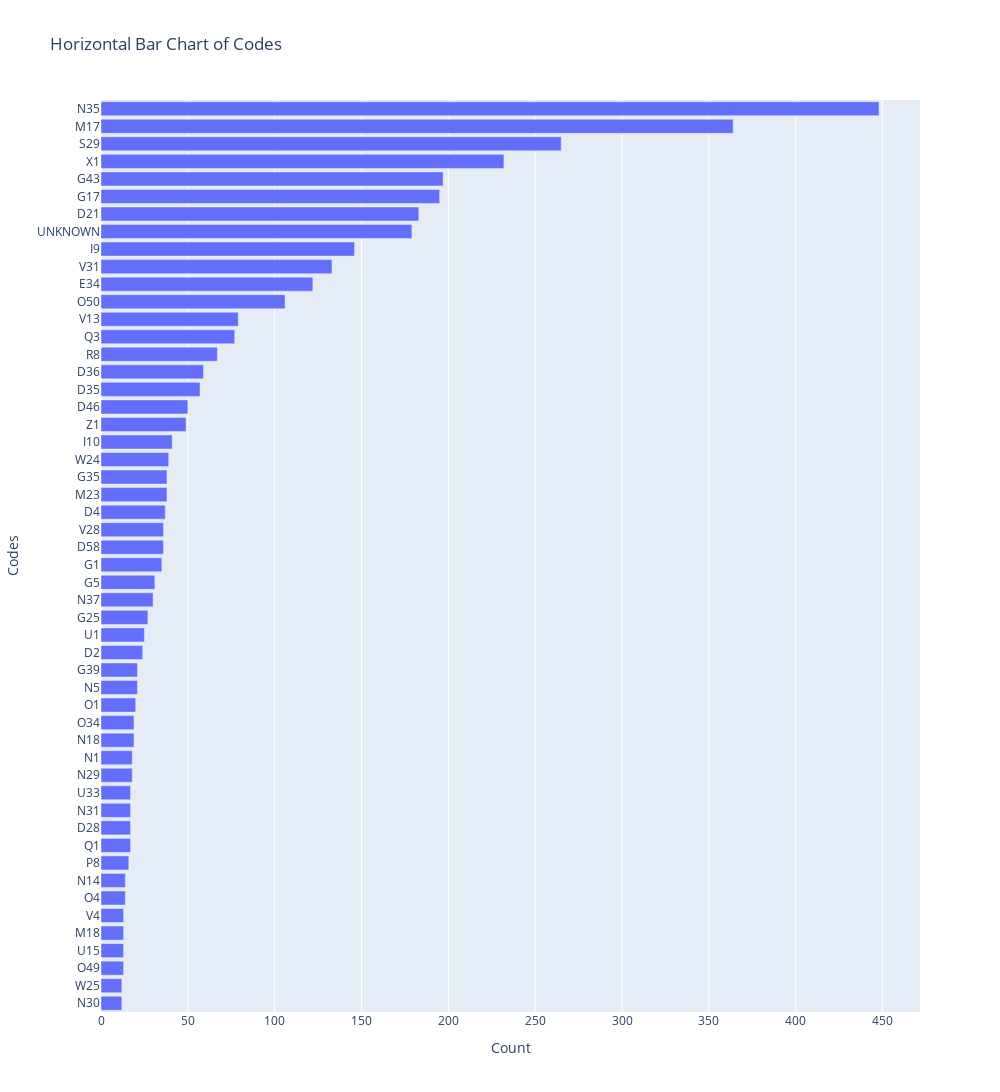

Notebook cell for this chart:
### Code cell
codes, counts = np.unique(labels, return_counts=True)

sorted_indices = np.argsort(counts)
sorted_codes = codes[sorted_indices]
sorted_counts = counts[sorted_indices]

exclusion_count = 120  # Excluding a bunch of the lowest out of the plot
filtered_codes = sorted_codes[exclusion_count:]
filtered_counts = sorted_counts[exclusion_count:]

# Create the bar chart with filtered data
fig = px.bar(
    x=filtered_counts, 
    y=filtered_codes,
    orientation='h',
    labels={'x': 'Count', 'y': 'Codes'},
    title='Horizontal Bar Chart of Codes'
)

# Update layout and show the plot
fig.update_layout(
    autosize=False,
    width=1000,
    height=1200
)
fig.show()

### Figure 1 — Plotly figure (JSON) as saved in the notebook; plotly's stock layout.template omitted (floating-point values rounded to 4 significant figures)
{"data": [{"alignmentgroup": "True", "hovertemplate": "Count=%{x}<br>Codes=%{y}<extra></extra>", "legendgroup": "", "marker": {"color": "#636efa", "pattern": {"shape": ""}}, "name": "", "offsetgroup": "", "orientation": "h", "showlegend": false, "textposition": "auto", "type": "bar", "x": [12, 12, 13, 13, 13, 13, 14, 14, 16, 17, 17, 17, 17, 18, 18, 19, 19, 20, 21, 21, 24, 25, 27, 30, 31, 35, 36, 36, 37, 38, 38, 39, 41, 49, 50, 57, 59, 67, 77, 79, 106, 122, 133, 146, 179, 183, 195, 197, 232, 265, 364, 448], "xaxis": "x", "y": ["N30", "W25", "O49", "U15", "M18", "V4", "O4", "N14", "P8", "Q1", "D28", "N31", "U33", "N29", "N1", "N18", "O34", "O1", "N5", "G39", "D2", "U1", "G25", "N37", "G5", "G1", "D58", "V28", "D4", "M23", "G35", "W24", "I10", "Z1", "D46", "D35", "D36", "R8", "Q3", "V13", "O50", "E34", "V31", "I9", "UNKNOWN", "D21", "G17", "G43", "X1", "S29", "M17", "N35"], "yaxis": "y"}], "layout": {"autosize": false, "barmode": "relative", "height": 1200, "legend": {"tracegroupgap": 0}, "title": {"text": "Horizontal Bar Chart of Codes"}, "width": 1000, "xaxis": {"anchor": "y", "domain": [0, 1], "title": {"text": "Count"}}, "yaxis": {"anchor": "x", "domain": [0, 1], "title": {"text": "Codes"}}}}
